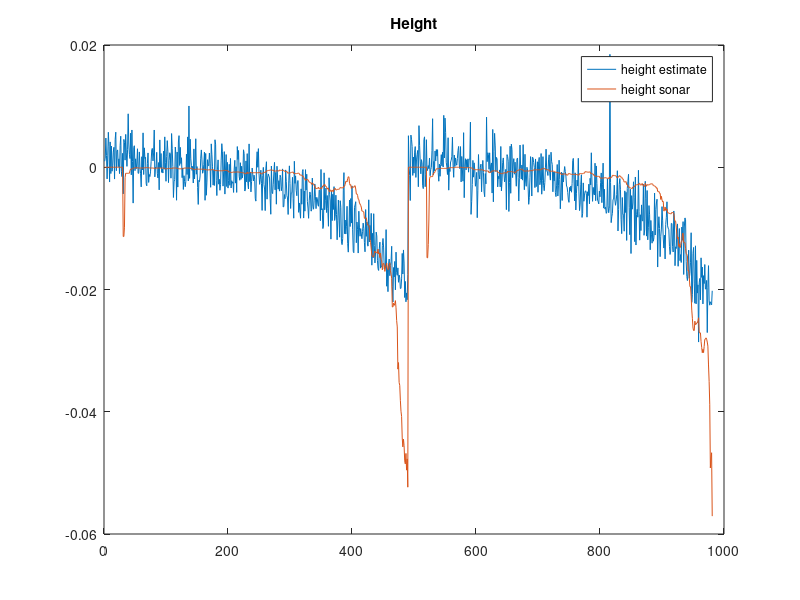

Write the MATLAB code that produced this figure. (Note: this script raises an error after producing the figure.)
function train()

MAX_SAMPLES = 25000;
start_sample = 1;

BIAS = true;
weights = false;
if(weights)
    w = load('Weights_00000.dat');
end
A = load('Training_set_00000.dat');

% inds = find(A(:,3) ~= -0.025);
% A = A(inds, :);

A = A(start_sample:min([MAX_SAMPLES, size(A,1)]), :);
b = A(:,2);
f = A(:,4:end);
if(BIAS)
    AA = [f, ones(size(A,1),1)];
else
    AA = f;
end
x = AA \ b;
y = AA * x;
fprintf('Abs error = %f\n', mean(abs(y-b)));
if(weights)
    Z = AA * w';
end
figure(); plot(y); hold on; plot(b);
if(weights)
    plot(Z);
end
title('Height')
legend({'height estimate', 'height sonar', 'onboard height estimate'});

figure(); plot(smooth(y, 20)); hold on; plot(b);
if(weights)
    plot(smooth(Z, 20));
end
title('Smoothed Height')
legend({'height estimate', 'height sonar', 'onboard height estimate'});

figure();
bar(x, 'FaceColor', [1 0 0]); % hold on; bar(w);

figure();
plot(A(:,1)); hold on; plot(A(:,2));
legend({'Height', 'Gain'});

b = A(:,1);
f = A(:,4:end);
if(BIAS)
    AA = [f, ones(size(A,1),1)];
else
    AA = f;
end
x = AA \ b;
y = AA * x;
figure(); plot(smooth(y, 20)); hold on; plot(b);
title('Sonar height')
legend({'estimate', 'sonar'});

figure();
plot(A(:, 3));
title('Cov div');

entr = getEntropies(f);
p_peak = zeros(1, size(f,2));
p_peak(1) = 1;
min_entr = getEntropy(p_peak);
p_uniform = ones(1, size(f,2)) ./ size(f,2);
max_entr = getEntropy(p_uniform);
figure();
histogram(entr, 30);
title(['Entropies: min = ' num2str(min_entr) ', max = ' num2str(max_entr)]);

function entropies = getEntropies(f)
n_el = size(f,1);
entropies = zeros(n_el,1);
for el = 1:n_el
   entropies(el) = getEntropy(f(el, :));
end






